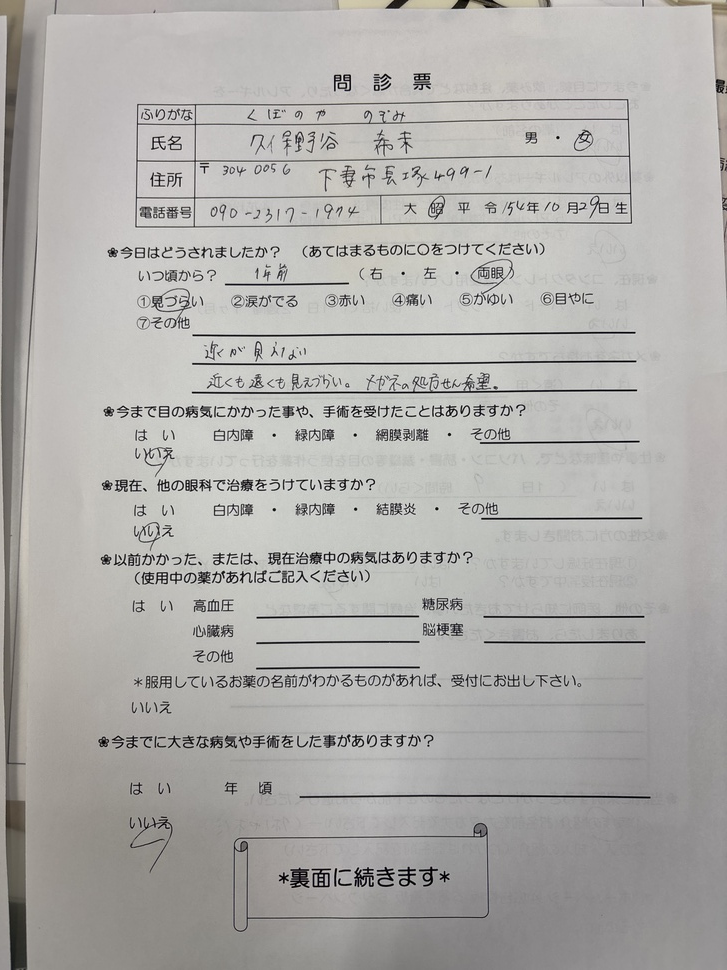
#> input picture IMG_7010.JPG, 727 x 970 px, shrunk from 3024 x 4032 before the run
$ python analyze_failed_image_opencv.py
#> lines starting #> are read from the running program, lines starting #| are printed output that depends on the picture
import cv2
import numpy as np
import os

def analyze_image_details(image_path):
    """画像の詳細分析"""
    print(f"=== 画像詳細分析: {os.path.basename(image_path)} ===")

    # 画像を読み込み
    image = cv2.imdecode(np.fromfile(image_path, dtype=np.uint8), cv2.IMREAD_COLOR)

    if image is None:
        print("❌ 画像の読み込みに失敗")
        return

    # 基本情報
    h, w = image.shape[:2]
    print(f"画像サイズ: {w} x {h}")
    print(f"アスペクト比: {w/h:.2f}")

    # グレースケール変換
    gray = cv2.cvtColor(image, cv2.COLOR_BGR2GRAY)

    # 画像の統計情報
    mean_brightness = np.mean(gray)
    std_brightness = np.std(gray)
    min_brightness = np.min(gray)
    max_brightness = np.max(gray)

    print(f"平均輝度: {mean_brightness:.1f}")
    print(f"輝度標準偏差: {std_brightness:.1f}")
    print(f"最小輝度: {min_brightness}")
    print(f"最大輝度: {max_brightness}")
    print(f"コントラスト: {max_brightness - min_brightness}")

    # エッジ検出
    edges = cv2.Canny(gray, 50, 150)
    edge_density = np.sum(edges > 0) / (w * h)
    print(f"エッジ密度: {edge_density:.4f}")

    # ノイズレベル推定
    blurred = cv2.GaussianBlur(gray, (5, 5), 0)
    noise = cv2.absdiff(gray, blurred)
    noise_level = np.mean(noise)
    print(f"推定ノイズレベル: {noise_level:.1f}")

    # 画像の品質評価
    if mean_brightness < 50:
        print("⚠️ 画像が暗すぎます")
    elif mean_brightness > 200:
        print("⚠️ 画像が明るすぎます")

    if std_brightness < 20:
        print("⚠️ コントラストが低すぎます")

    if edge_density < 0.01:
        print("⚠️ エッジが少なすぎます（ぼやけている可能性）")

    if noise_level > 10:
        print("⚠️ ノイズが多すぎます")

    return {
        'size': (w, h),
        'brightness': mean_brightness,
        'contrast': max_brightness - min_brightness,
        'edge_density': edge_density,
        'noise_level': noise_level
    }

def test_extreme_preprocessing(image_path):
    """極端な前処理を試行"""
    print(f"\n=== 極端前処理テスト: {os.path.basename(image_path)} ===")

    image = cv2.imdecode(np.fromfile(image_path, dtype=np.uint8), cv2.IMREAD_COLOR)
    gray = cv2.cvtColor(image, cv2.COLOR_BGR2GRAY)

    # 極端な前処理手法
    extreme_methods = [
        ("極端CLAHE", lambda img: cv2.createCLAHE(clipLimit=10.0, tileGridSize=(4,4)).apply(img)),
        ("極端ガウシアン", lambda img: cv2.GaussianBlur(img, (15,15), 0)),
        ("極端メディアン", lambda img: cv2.medianBlur(img, 15)),
        ("極端バイラテラル", lambda img: cv2.bilateralFilter(img, 15, 75, 75)),
        ("極端ノイズ除去", lambda img: cv2.fastNlMeansDenoising(img, None, 30, 7, 21)),
        ("極端エッジ強調", lambda img: cv2.filter2D(img, -1, np.array([[-2,-2,-2], [-2,17,-2], [-2,-2,-2]]))),
        ("極端アダプティブ閾値", lambda img: cv2.adaptiveThreshold(img, 255, cv2.ADAPTIVE_THRESH_MEAN_C, cv2.THRESH_BINARY, 21, 5)),
        ("極端Otsu閾値", lambda img: cv2.threshold(img, 0, 255, cv2.THRESH_BINARY + cv2.THRESH_OTSU)[1]),
        ("モルフォロジー処理", lambda img: cv2.morphologyEx(img, cv2.MORPH_CLOSE, np.ones((5,5), np.uint8))),
        ("極端スケールアップ", lambda img: cv2.resize(img, (img.shape[1]*4, img.shape[0]*4), interpolation=cv2.INTER_CUBIC)),
    ]

    qr_detector = cv2.QRCodeDetector()

    for method_name, process_func in extreme_methods:
        try:
            processed = process_func(gray)

            # OpenCV
            data, bbox, straight_qrcode = qr_detector.detectAndDecode(processed)
            if data:
                print(f"✅ {method_name}: OpenCVで成功")
                return data, f"極端{method_name}+OpenCV"

        except Exception as e:
            print(f"❌ {method_name}: エラー - {e}")
            continue

    print("❌ 全ての極端前処理で失敗")
    return None, "極端前処理失敗"

def test_region_extraction(image_path):
    """画像の特定領域を抽出してテスト"""
    print(f"\n=== 領域抽出テスト: {os.path.basename(image_path)} ===")

    image = cv2.imdecode(np.fromfile(image_path, dtype=np.uint8), cv2.IMREAD_COLOR)
    h, w = image.shape[:2]

    # 画像を9分割して各領域をテスト
    regions = [
        ("左上", (0, 0, w//3, h//3)),
        ("中央上", (w//3, 0, 2*w//3, h//3)),
        ("右上", (2*w//3, 0, w, h//3)),
        ("左中央", (0, h//3, w//3, 2*h//3)),
        ("中央", (w//3, h//3, 2*w//3, 2*h//3)),
        ("右中央", (2*w//3, h//3, w, 2*h//3)),
        ("左下", (0, 2*h//3, w//3, h)),
        ("中央下", (w//3, 2*h//3, 2*w//3, h)),
        ("右下", (2*w//3, 2*h//3, w, h))
    ]

    qr_detector = cv2.QRCodeDetector()

    for region_name, (x1, y1, x2, y2) in regions:
        try:
            # 領域を抽出
            roi = image[y1:y2, x1:x2]

            # OpenCV
            data, bbox, straight_qrcode = qr_detector.detectAndDecode(roi)
            if data:
                print(f"✅ {region_name}領域: OpenCVで成功")
                return data, f"{region_name}領域+OpenCV"

        except Exception as e:
            print(f"❌ {region_name}領域: エラー - {e}")
            continue

    print("❌ 全ての領域で失敗")
    return None, "領域抽出失敗"

def test_rotation_angles(image_path):
    """回転角度を変えてテスト"""
    print(f"\n=== 回転テスト: {os.path.basename(image_path)} ===")

    image = cv2.imdecode(np.fromfile(image_path, dtype=np.uint8), cv2.IMREAD_COLOR)
    h, w = image.shape[:2]

    # 回転中心
    center = (w // 2, h // 2)

    # 回転角度
    angles = [90, 180, 270, -90, -180, -270]

    qr_detector = cv2.QRCodeDetector()

    for angle in angles:
        try:
            # 回転行列
            rotation_matrix = cv2.getRotationMatrix2D(center, angle, 1.0)

            # 回転後の画像サイズを計算
            cos_val = abs(rotation_matrix[0, 0])
            sin_val = abs(rotation_matrix[0, 1])
            new_w = int((h * sin_val) + (w * cos_val))
            new_h = int((h * cos_val) + (w * sin_val))

            # 平行移動を調整
            rotation_matrix[0, 2] += (new_w / 2) - center[0]
            rotation_matrix[1, 2] += (new_h / 2) - center[1]

            # 回転実行
            rotated = cv2.warpAffine(image, rotation_matrix, (new_w, new_h))

            # QRコード検出
            data, bbox, straight_qrcode = qr_detector.detectAndDecode(rotated)
            if data:
                print(f"✅ 回転{angle}度: OpenCVで成功")
                return data, f"回転{angle}度+OpenCV"

        except Exception as e:
            print(f"❌ 回転{angle}度: エラー - {e}")
            continue

    print("❌ 全ての回転で失敗")
    return None, "回転失敗"

def main():
    """メイン処理"""
    image_path = r"G:\マイドライブ\INBOX\IMG_7010.JPG"

    if not os.path.exists(image_path):
        print(f"❌ ファイルが見つかりません: {image_path}")
        return

    # 1. 画像詳細分析
    analysis = analyze_image_details(image_path)
#> in analyze_image_details, image is the input picture: shape (970, 727, 3); mean B, G, R 169.7, 172.3, 173.8
#| 画像サイズ: 727 x 970
#| アスペクト比: 0.75
#> in analyze_image_details, `mean_brightness = np.mean(gray)`: mean_brightness = 172.5
#> in analyze_image_details, `std_brightness = np.std(gray)`: std_brightness = 33.78
#> in analyze_image_details, `min_brightness = np.min(gray)`: min_brightness = 0
#> in analyze_image_details, `max_brightness = np.max(gray)`: max_brightness = 255
#| 平均輝度: 172.5
#| 輝度標準偏差: 33.8
#| 最小輝度: 0
#| 最大輝度: 255
#| コントラスト: 255
#> in analyze_image_details, `edges = cv2.Canny(gray, 50, 150)`:
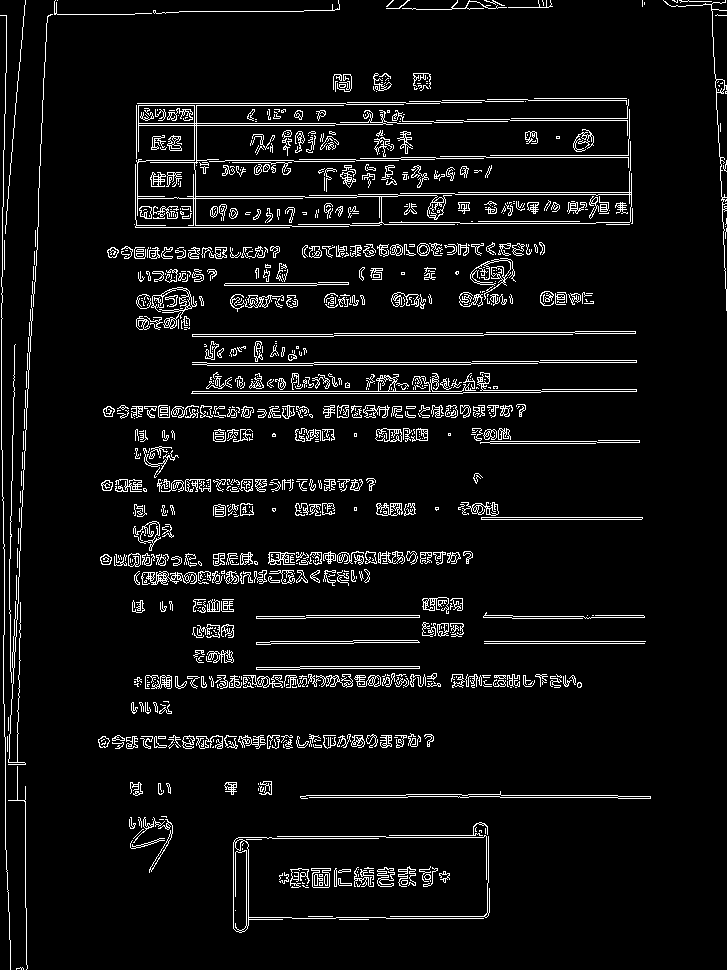
#> edges: shape (970, 727); 6.2% white in thin lines or dots
#> in analyze_image_details, `edge_density = np.sum(edges > 0) / (w * h)`: edge_density = 0.0622
#| エッジ密度: 0.0622
#> in analyze_image_details, `noise = cv2.absdiff(gray, blurred)`:
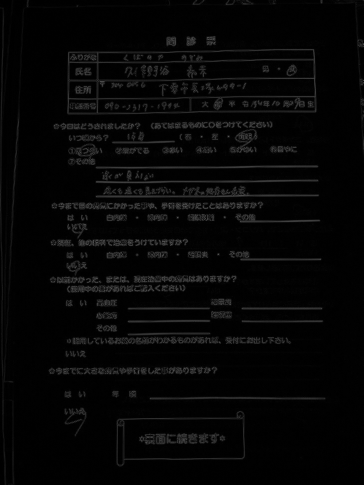
#> noise: shape (970, 727) (shown at 1/2 size); min 0, max 136, mean 5.8
#> in analyze_image_details, `noise_level = np.mean(noise)`: noise_level = 5.78
#| 推定ノイズレベル: 5.8
#> analysis = {'size': (727, 970), 'brightness': 172.5, 'contrast': 255, 'edge_density': 0.0622, 'noise_level': 5.78}

    # 2. 極端前処理テスト
    qr_data, status = test_extreme_preprocessing(image_path)
#> the loop in test_extreme_preprocessing, `for method_name, process_func in extreme_methods:` made 10 passes
#> pass 1, in test_extreme_preprocessing, `processed = process_func(gray)`:
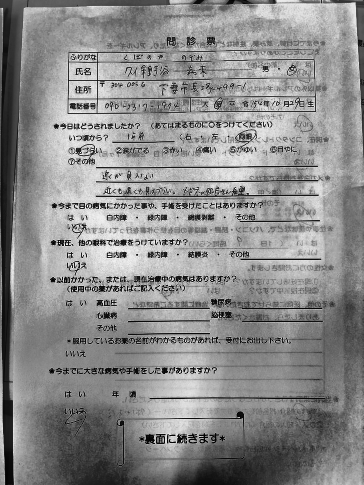
#> processed: shape (970, 727) (shown at 1/2 size); min 0, max 255, mean 139.3

    if qr_data:
        print(f"\n🎉 極端前処理で成功！")
        print(f"手法: {status}")
        print(f"データ: {qr_data}")
        return

    # 3. 領域抽出テスト
    qr_data, status = test_region_extraction(image_path)
#> the loop in test_region_extraction, `for region_name, (x1, y1, x2, y2) in regions:` made 9 passes
#> bbox on pass 2: [[30, 163], [226, 202], [186.1, 309], [17, 306]]
#> pass 1, in test_region_extraction, `roi = image[y1:y2, x1:x2]`:
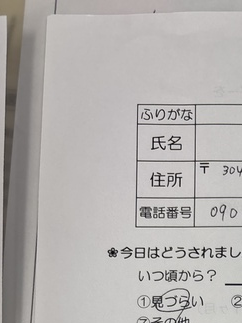
#> roi: shape (323, 242, 3); mean B, G, R 174.7, 176.5, 179.7
#> after the loop in test_region_extraction, `for region_name, (x1, y1, x2, y2) in regions:`:
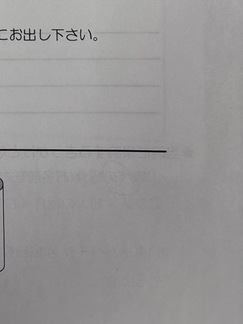
#> roi: shape (324, 243, 3); mean B, G, R 150.1, 149.7, 151.1

    if qr_data:
        print(f"\n🎉 領域抽出で成功！")
        print(f"手法: {status}")
        print(f"データ: {qr_data}")
        return

    # 4. 回転テスト
    qr_data, status = test_rotation_angles(image_path)
#> the loop in test_rotation_angles, `for angle in angles:` made 6 passes
#> pass 1, in test_rotation_angles, `rotated = cv2.warpAffine(image, rotation_matrix, (new_w, new_h))`:
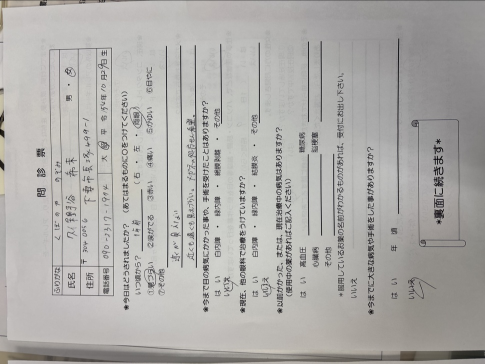
#> rotated: shape (727, 970, 3) (shown at 1/2 size); mean B, G, R 169.8, 172.5, 173.9
#> pass 3, in test_rotation_angles, `rotated = cv2.warpAffine(image, rotation_matrix, (new_w, new_h))`:
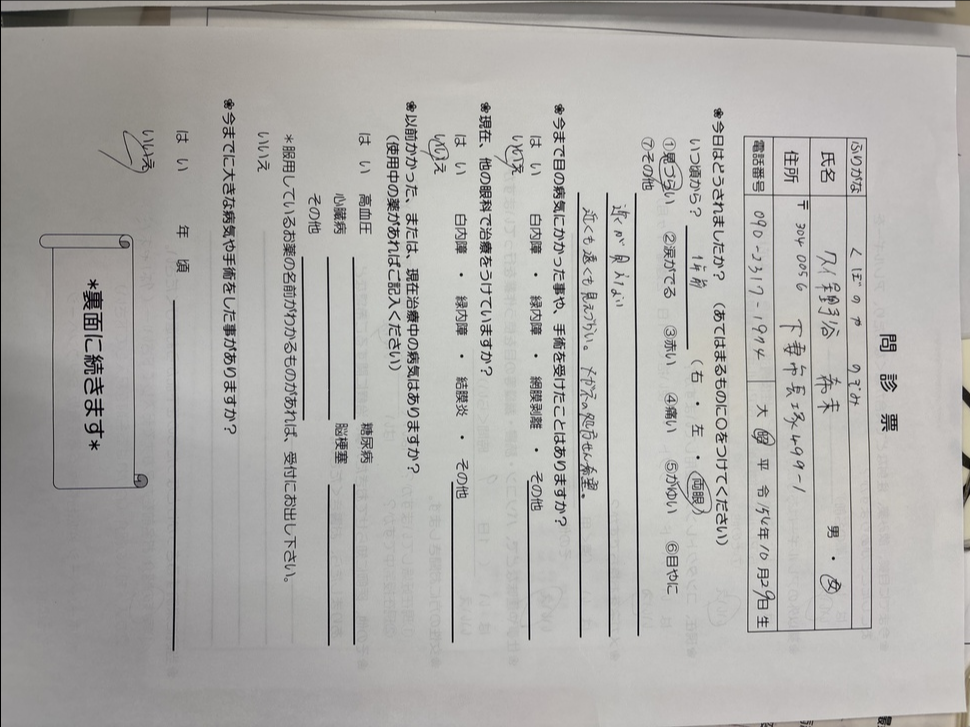
#> rotated: shape (727, 970, 3); mean B, G, R 169.7, 172.3, 173.8

    if qr_data:
        print(f"\n🎉 回転で成功！")
        print(f"手法: {status}")
        print(f"データ: {qr_data}")
        return

    print(f"\n❌ 全ての手法で失敗")
    print("この画像にはQRコードが存在しないか、検出不可能な状態の可能性があります。")
    print("IMG_7010.JPGには実際にQRコードが含まれていない可能性が高いです。")

if __name__ == '__main__':
    main()
